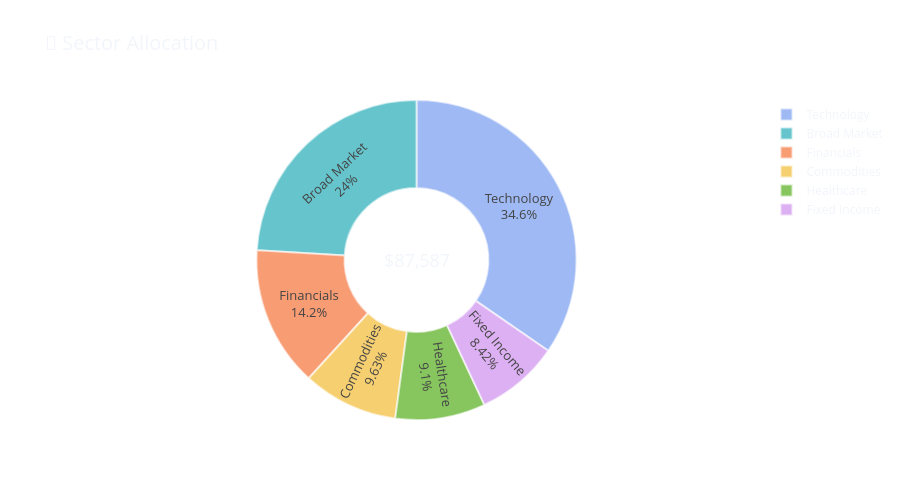

Notebook source saved alongside this figure:
### Code cell
# Pie Chart — Sector Allocation
sector_values = holdings.groupby('sector')['current_value'].sum().reset_index()
sector_values['pct'] = sector_values['current_value'] / sector_values['current_value'].sum() * 100

fig = go.Figure(
    data=[go.Pie(
        labels=sector_values['sector'],
        values=sector_values['current_value'],
        hole=0.45,
        textinfo='label+percent',
        textfont=dict(size=13),
        marker=dict(
            colors=px.colors.qualitative.Pastel,
            line=dict(color='rgba(255,255,255,0.6)', width=2)
        ),
        hovertemplate='<b>%{label}</b><br>Value: $%{value:,.2f}<br>Weight: %{percent}<extra></extra>',
    )]
)
fig.update_layout(
    title=dict(text='🥧 Sector Allocation', font=dict(size=20)),
    height=500,
    annotations=[dict(text=f'${total_value:,.0f}', x=0.5, y=0.5, font_size=18, showarrow=False)],
    plot_bgcolor='rgba(0,0,0,0)',
    paper_bgcolor='rgba(0,0,0,0)',
)
fig.show()

### Figure 1 — Plotly figure (JSON) as saved in the notebook; plotly's stock layout.template omitted (floating-point values rounded to 4 significant figures)
{"data": [{"hole": 0.45, "hovertemplate": "<b>%{label}</b><br>Value: $%{value:,.2f}<br>Weight: %{percent}<extra></extra>", "labels": ["Broad Market", "Commodities", "Financials", "Fixed Income", "Healthcare", "Technology"], "marker": {"colors": ["rgb(102, 197, 204)", "rgb(246, 207, 113)", "rgb(248, 156, 116)", "rgb(220, 176, 242)", "rgb(135, 197, 95)", "rgb(158, 185, 243)", "rgb(254, 136, 177)", "rgb(201, 219, 116)", "rgb(139, 224, 164)", "rgb(180, 151, 231)", "rgb(179, 179, 179)"], "line": {"color": "rgba(255,255,255,0.6)", "width": 2}}, "textfont": {"size": 13}, "textinfo": "label+percent", "type": "pie", "values": [21040.0, 8438.0, 12460.0, 7372.0, 7973.0, 30310.0]}], "layout": {"annotations": [{"font": {"size": 18}, "showarrow": false, "text": "$87,587", "x": 0.5, "y": 0.5}], "height": 500, "paper_bgcolor": "rgba(0,0,0,0)", "plot_bgcolor": "rgba(0,0,0,0)", "title": {"font": {"size": 20}, "text": "🥧 Sector Allocation"}}}
